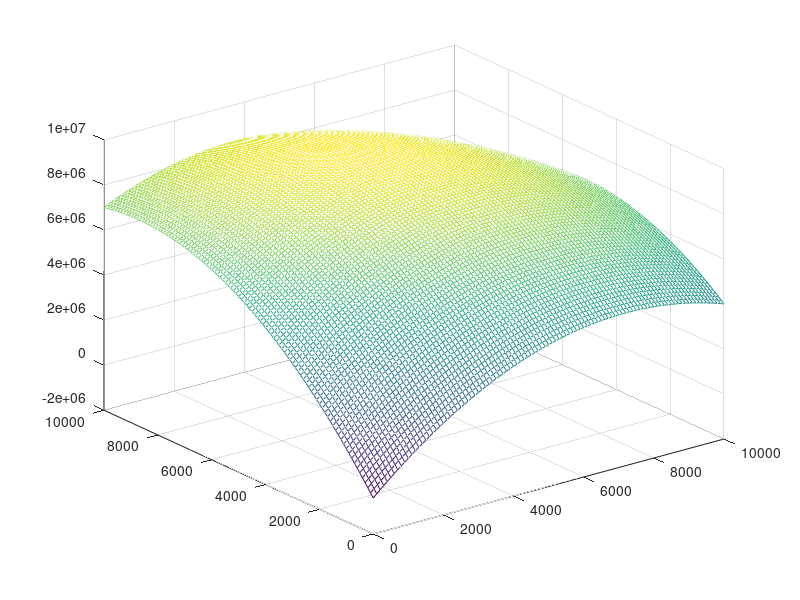

Reproduce this figure in MATLAB. (Note: this script raises an error after producing the figure.)
format long;

%% 数值方法绘制3-D数据图
[x1,x2]=meshgrid(0:100:10000);
P1=3390-0.1*x1-0.03*x2;
P2=3990-0.04*x1-0.1*x2;
R=P1.*x1+P2.*x2;
C=400000+1950*x1+2250*x2;
P=R-C;
mesh(x1,x2,P)

%% 解析方法绘制数据图
syms x1 x2
P1=3390-0.1*x1-0.03*x2;

P2=3990-0.04*x1-0.1*x2;
R=P1.*x1+P2.*x2;
C=400000+1950*x1+2250*x2;
P=R-C;
%ezmesh(P,[0,10000],[0,10000])
%ezsurf(P,[0,10000],[0,10000])
ezcontourf(P,[0,10000],[0,10000])

%% 解析方法通过导数求解
Px1=diff(P,'x1')
Px2=diff(P,'x2')
ret = solve(Px1,Px2);
x1 = eval(ret.x1)
x2 = eval(ret.x2)
maxval=eval(P)

%% 数值方法求解极值
v=[0 0];
[x, fval] = fminsearch(@minnerP,v)